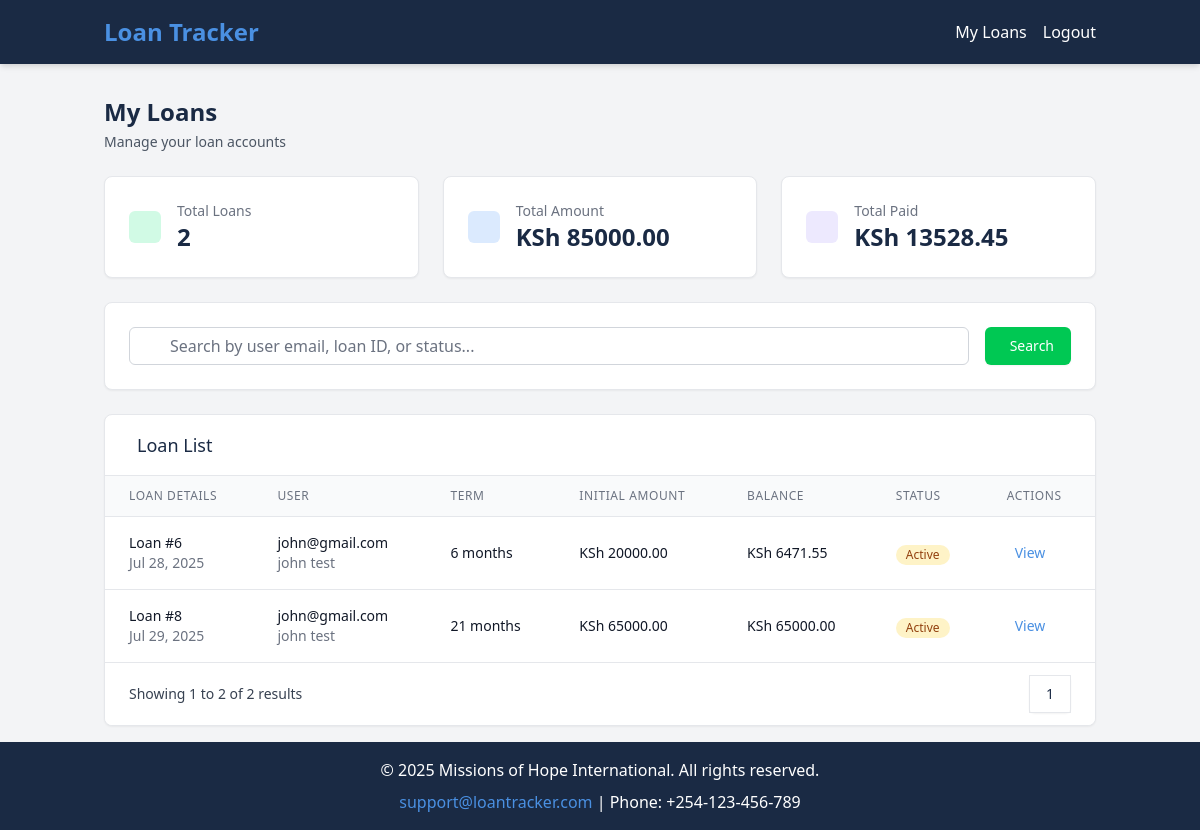
Screenshot of /loans/ (signed in) with the database file from the repository.
### mohi/models.py (models this page shows, shortened)
class CustomUser(AbstractUser):
    username = None
    email = models.EmailField(unique=True)
    first_name = models.CharField(max_length=30)
    last_name = models.CharField(max_length=30)
    department = models.CharField(max_length=100)
    designation = models.CharField(max_length=100)
    USERNAME_FIELD = 'email'
    REQUIRED_FIELDS = ['first_name', 'last_name', 'department', 'designation']
    objects = CustomUserManager()

class Loan(models.Model):
    user = models.ForeignKey(CustomUser, on_delete=models.CASCADE)
    amount = models.DecimalField(max_digits=10, decimal_places=2, default=Decimal('0.00'))
    balance = models.DecimalField(max_digits=10, decimal_places=2, default=Decimal('0.00'))
    interest_rate = models.DecimalField(max_digits=5, decimal_places=2, default=Decimal('5.00'))
    term_months = models.PositiveIntegerField(default=12)
    start_date = models.DateField(default=timezone.now)
    end_date = models.DateField(null=True, blank=True)
    is_paid = models.BooleanField(default=False)

### mohi/views.py (the view)
# urls.py: path('loans/', views.loan_list, name='loan_list'),
@login_required
def loan_list(request):
    search_query = request.GET.get('search', '')
    loans = Loan.objects.all() if request.user.is_staff else Loan.objects.filter(user=request.user)
    if search_query:
        loans = loans.filter(
            Q(id__icontains=search_query.strip()) |
            Q(user__email__icontains=search_query.strip()) |
            Q(is_paid__icontains=search_query.strip())
        )
    for loan in loans:
        total_repaid = Repayment.objects.filter(loan=loan).aggregate(total=Sum('amount'))['total'] or Decimal('0.00')
        loan.balance = max(Decimal('0.00'), loan.amount - total_repaid)
        if loan.balance <= Decimal('0.00'):
            loan.is_paid = True
        else:
            loan.is_paid = False
        loan.save()
    paginator = Paginator(loans, 10)  # 10 loans per page
    page_number = request.GET.get('page')
    page_obj = paginator.get_page(page_number)
    total_loans = loans.count()
    total_amount = loans.aggregate(total=Sum('amount'))['total'] or Decimal('0.00')
    total_paid = Repayment.objects.filter(loan__in=loans).aggregate(total=Sum('amount'))['total'] or Decimal('0.00')
    exchange_rate = 1  # 1 USD = 1 KSH
    total_amount_ksh = total_amount * exchange_rate
    total_paid_ksh = total_paid * exchange_rate
    return render(request, 'mohi/loan_list.html', {
        'loans': page_obj,
        'total_loans': total_loans,
        'total_amount': total_amount_ksh,
        'total_paid': total_paid_ksh,
        'search_query': search_query,
        'is_paginated': True,
        'page_obj': page_obj
    })

### mohi/templates/mohi/loan_list.html (shortened to what this page needs)
{% extends 'mohi/base.html' %}
{% load static %}
{% block content %}
<div class="space-y-6">
    <div class="flex flex-col sm:flex-row sm:items-center sm:justify-between">
        <div>
            <h1 class="text-2xl font-bold text-mohi-deep-blue">{% if user.is_staff %}All Loans{% else %}My Loans{% endif %}</h1>
            <p class="mt-1 text-sm text-gray-600">Manage your loan accounts</p>
        </div>
    </div>
    <div class="grid grid-cols-1 md:grid-cols-3 gap-6">
        <div class="bg-white rounded-lg shadow-sm border border-gray-200 p-6">
            <div class="flex items-center">
                <div class="flex-shrink-0">
                    <div class="w-8 h-8 bg-green-100 rounded-md flex items-center justify-center">
                    </div>
                </div>
                <div class="ml-4">
                    <p class="text-sm font-medium text-gray-500">Total Loans</p>
                    <p class="text-2xl font-semibold text-mohi-deep-blue">{{ total_loans }}</p>
                </div>
            </div>
        </div>
        <div class="bg-white rounded-lg shadow-sm border border-gray-200 p-6">
            <div class="flex items-center">
                <div class="flex-shrink-0">
                    <div class="w-8 h-8 bg-blue-100 rounded-md flex items-center justify-center">
                    </div>
                </div>
                <div class="ml-4">
                    <p class="text-sm font-medium text-gray-500">Total Amount</p>
                    <p class="text-2xl font-semibold text-mohi-deep-blue">KSh {{ total_amount|floatformat:2 }}</p>
                </div>
            </div>
        </div>
        <div class="bg-white rounded-lg shadow-sm border border-gray-200 p-6">
            <div class="flex items-center">
                <div class="flex-shrink-0">
                    <div class="w-8 h-8 bg-purple-100 rounded-md flex items-center justify-center">
                    </div>
                </div>
                <div class="ml-4">
                    <p class="text-sm font-medium text-gray-500">Total Paid</p>
                    <p class="text-2xl font-semibold text-mohi-deep-blue">KSh {{ total_paid|floatformat:2 }}</p>
                </div>
            </div>
        </div>
    </div>
    <div class="bg-white rounded-lg shadow-sm border border-gray-200">
        <div class="p-6">
            <form method="get" class="flex flex-col sm:flex-row gap-4">
                <div class="flex-1">
                    <div class="relative">
                        <div class="absolute inset-y-0 left-0 pl-3 flex items-center pointer-events-none">
                        </div>
                        <input type="text" name="search" id="search" value="{{ search_query }}"
                               class="block w-full pl-10 pr-3 py-2 border border-gray-300 rounded-md leading-5 bg-white placeholder-gray-500 focus:outline-none focus:placeholder-gray-400 focus:ring-1 focus:ring-mohi-light-blue focus:border-mohi-light-blue"
                               placeholder="Search by user email, loan ID, or status...">
                    </div>
                </div>
                <button type="submit"
                        class="inline-flex items-center px-4 py-2 border border-transparent text-sm font-medium rounded-md shadow-sm text-white bg-mohi-green hover:bg-mohi-light-blue focus:outline-none focus:ring-2 focus:ring-offset-2 focus:ring-mohi-green-500 transition-colors">
                    Search
                </button>
            </form>
        </div>
    </div>
    <div class="bg-white rounded-lg shadow-sm border border-gray-200 overflow-hidden">
        <div class="px-6 py-4 border-b border-gray-200">
            <h3 class="text-lg font-medium text-mohi-deep-blue">
                Loan List
            </h3>
        </div>
        {% if loans %}
        <div class="overflow-x-auto">
            <table class="min-w-full divide-y divide-gray-200">
                <thead class="bg-gray-50">
                    <tr>
                        <th scope="col" class="px-6 py-3 text-left text-xs font-medium text-gray-500 uppercase tracking-wider">
                            Loan Details
                        </th>
                        <th scope="col" class="px-6 py-3 text-left text-xs font-medium text-gray-500 uppercase tracking-wider">
                            User
                        </th>
                        <th scope="col" class="px-6 py-3 text-left text-xs font-medium text-gray-500 uppercase tracking-wider">
                            Term
                        </th>
                        <th scope="col" class="px-6 py-3 text-left text-xs font-medium text-gray-500 uppercase tracking-wider">
                            Initial Amount
                        </th>
                        <th scope="col" class="px-6 py-3 text-left text-xs font-medium text-gray-500 uppercase tracking-wider">
                            Balance
                        </th>
                        <th scope="col" class="px-6 py-3 text-left text-xs font-medium text-gray-500 uppercase tracking-wider">
                            Status
                        </th>
                        <th scope="col" class="px-6 py-3 text-left text-xs font-medium text-gray-500 uppercase tracking-wider">
                            Actions
                        </th>
                    </tr>
                </thead>
                <tbody class="bg-white divide-y divide-gray-200">
                    {% for loan in loans %}
                    <tr class="hover:bg-gray-50 transition-colors">
                        <td class="px-6 py-4 whitespace-nowrap">
                            <div class="flex flex-col">
                                <div class="text-sm font-medium text-gray-900">
                                    Loan #{{ loan.id }}
                                </div>
                                <div class="text-sm text-gray-500">
                                    {{ loan.start_date|date:"M d, Y" }}
                                </div>
                            </div>
                        </td>
                        <td class="px-6 py-4 whitespace-nowrap">
                            <div class="flex flex-col">
                                <div class="text-sm font-medium text-gray-900">
                                    {{ loan.user.email }}
                                </div>
                                <div class="text-sm text-gray-500">
                                    {{ loan.user.first_name }} {{ loan.user.last_name }}
                                </div>
                            </div>
                        </td>
                        <td class="px-6 py-4 whitespace-nowrap">
                            <div class="text-sm text-gray-900">
                                {{ loan.term_months }} months
                            </div>
                        </td>
                        <td class="px-6 py-4 whitespace-nowrap">
                            <div class="text-sm font-medium text-gray-900">
                                KSh {{ loan.amount|floatformat:2 }}
                            </div>
                        </td>
                        <td class="px-6 py-4 whitespace-nowrap">
                            <div class="text-sm font-medium text-gray-900">
                                KSh {{ loan.balance|floatformat:2 }}
                            </div>
                        </td>
                        <td class="px-6 py-4 whitespace-nowrap">
                            <span class="inline-flex items-center px-2.5 py-0.5 rounded-full text-xs font-medium
                                {% if loan.is_paid %}bg-green-100 text-green-800{% else %}bg-yellow-100 text-yellow-800{% endif %}">
                                {% if loan.is_paid %}Paid{% else %}Active{% endif %}
                            </span>
                        </td>
                        <td class="px-6 py-4 whitespace-nowrap text-sm font-medium">
                            <div class="flex space-x-2">
                                 <a href="{% url 'loan_detail' loan.id %}"
                                   class="text-mohi-light-blue hover:text-mohi-deep-blue transition-colors ml-2">
                                     View
                                </a>
                            </div>
                        </td>
                    </tr>
                    {% endfor %}
                </tbody>
            </table>
        </div>
        {% if is_paginated %}
        <div class="bg-white px-4 py-3 flex items-center justify-between border-t border-gray-200 sm:px-6">
            <div class="hidden sm:flex-1 sm:flex sm:items-center sm:justify-between">
                <div>
                    <p class="text-sm text-gray-700">
                        Showing <span class="font-medium">{{ page_obj.start_index }}</span> to
                        <span class="font-medium">{{ page_obj.end_index }}</span> of
                        <span class="font-medium">{{ page_obj.paginator.count }}</span> results
                    </p>
                </div>
                <div>
                    <nav class="relative z-0 inline-flex rounded-md shadow-sm -space-x-px" aria-label="Pagination">
                        {% for num in page_obj.paginator.page_range %}
                        {% if page_obj.number == num %}
                        <span class="relative inline-flex items-center px-4 py-2 border border-mohi-green bg-mohi-green-50 text-sm font-medium text-mohi-deep-blue">
                            {{ num }}
                        </span>
                        {% elif num > page_obj.number|add:'-3' and num < page_obj.number|add:'3' %}
                        <a href="?page={{ num }}{% if search_query %}&search={{ search_query }}{% endif %}"
                           class="relative inline-flex items-center px-4 py-2 border border-gray-300 bg-white text-sm font-medium text-gray-700 hover:bg-gray-50">
                            {{ num }}
                        </a>
                        {% endif %}
                        {% endfor %}
                    </nav>
                </div>
            </div>
        </div>
        {% endif %}
        {% endif %}
    </div>
</div>
{% endblock %}

### mohi/templates/mohi/base.html (shortened to what this page needs)
<!DOCTYPE html>
<html lang="en">
<head>
    {% load static %}
    <link href="https://cdn.jsdelivr.net/npm/tailwindcss@2.2.19/dist/tailwind.min.css" rel="stylesheet">
</head>
<body class="bg-gray-100 flex flex-col min-h-screen">
    <header class="bg-mohi-deep-blue text-white sticky top-0 z-50 shadow-md">
        <div class="container mx-auto px-4 py-3 flex justify-between items-center">
            <a href="{% url 'home' %}" class="text-2xl font-bold text-mohi-light-blue hover:text-white transition duration-200">Loan Tracker</a>
            <nav class="flex items-center space-x-4">
                <div id="nav-links" class="hidden md:flex md:items-center md:space-x-4">
                    {% if user.is_authenticated %}
                        <a href="{% url 'loan_list' %}" class="block py-2 hover:text-mohi-light-blue transition duration-200">
                                {{ user.is_staff|yesno:"All Loans,My Loans" }}
                        </a>
                        <a href="{% url 'logout' %}" class="hover:text-mohi-light-blue transition duration-200">Logout</a>
                    {% else %}
                        <a href="{% url 'login' %}" class="hover:text-mohi-light-blue transition duration-200">Login</a>
                    {% endif %}
                </div>
            </nav>
        </div>
    </header>
    <main class="flex-1 container mx-auto mt-4 p-4">
        {% block content %}
        {% endblock %}
    </main>
    <footer class="bg-mohi-deep-blue text-white py-4 mt-auto">
        <div class="container mx-auto px-4 text-center">
            <p>© 2025 Missions of Hope International. All rights reserved.</p>
            <p class="mt-2"><a href="mailto:support@loantracker.com" class="text-mohi-light-blue hover:underline">support@loantracker.com</a> | Phone: +254-123-456-789</p>
        </div>
    </footer>
</body>
</html>

### mohi/templates/mohi/base.html (style rules this page uses)
.bg-mohi-deep-blue { background-color: #1A2A44; }
.text-mohi-deep-blue { color: #1A2A44; }
.text-mohi-light-blue { color: #4A90E2; }
.bg-mohi-green { background-color: #00C853; }

### rows the page displays
CustomUser: is_staff "My Loans"
Loan: id "6", start_date "Jul 28, 2025", user.email "john@gmail.com", user.first_name "john", user.last_name "test", term_months "6", amount "20000.00", balance "6471.55", is_paid "Active"
Loan: id "8", start_date "Jul 29, 2025", user.email "john@gmail.com", user.first_name "john", user.last_name "test", term_months "21", amount "65000.00", balance "65000.00", is_paid "Active"

### other values shown
{{ total_loans }} "2"
{{ total_amount|floatformat:2 }} "85000.00"
{{ total_paid|floatformat:2 }} "13528.45"
{{ page_obj.start_index }} "1"
{{ page_obj.end_index }} "2"
{{ page_obj.paginator.count }} "2"
{{ num }} "1"
